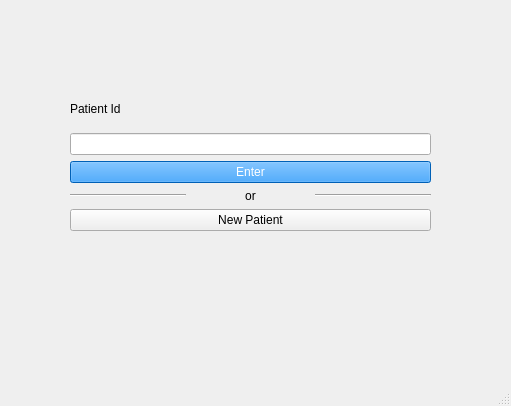
<?xml version="1.0" encoding="UTF-8"?>
<ui version="4.0">
 <class>MainWindow</class>
 <widget class="QMainWindow" name="MainWindow">
  <property name="geometry">
   <rect>
    <x>0</x>
    <y>0</y>
    <width>511</width>
    <height>406</height>
   </rect>
  </property>
  <property name="windowTitle">
   <string>MainWindow</string>
  </property>
  <widget class="QWidget" name="centralwidget">
   <widget class="QWidget" name="verticalLayoutWidget">
    <property name="geometry">
     <rect>
      <x>70</x>
      <y>90</y>
      <width>361</width>
      <height>141</height>
     </rect>
    </property>
    <layout class="QVBoxLayout" name="verticalLayout">
     <item>
      <widget class="QLabel" name="label_2">
       <property name="text">
        <string>Patient Id</string>
       </property>
      </widget>
     </item>
     <item>
      <widget class="QLineEdit" name="lineEdit"/>
     </item>
     <item>
      <widget class="QPushButton" name="pushButton">
       <property name="cursor">
        <cursorShape>PointingHandCursor</cursorShape>
       </property>
       <property name="styleSheet">
        <string notr="true">background-color: rgb(0, 135, 255);
color: rgb(255, 255, 255);
selection-background-color: rgb(20, 120, 215);</string>
       </property>
       <property name="text">
        <string>Enter</string>
       </property>
      </widget>
     </item>
     <item>
      <layout class="QHBoxLayout" name="horizontalLayout">
       <item>
        <widget class="Line" name="line_2">
         <property name="orientation">
          <enum>Qt::Horizontal</enum>
         </property>
        </widget>
       </item>
       <item>
        <layout class="QHBoxLayout" name="horizontalLayout_2">
         <item>
          <widget class="QLabel" name="label">
           <property name="text">
            <string>or</string>
           </property>
           <property name="alignment">
            <set>Qt::AlignCenter</set>
           </property>
          </widget>
         </item>
        </layout>
       </item>
       <item>
        <widget class="Line" name="line">
         <property name="orientation">
          <enum>Qt::Horizontal</enum>
         </property>
        </widget>
       </item>
      </layout>
     </item>
     <item>
      <widget class="QPushButton" name="pushButton_2">
       <property name="text">
        <string>New Patient</string>
       </property>
      </widget>
     </item>
    </layout>
   </widget>
  </widget>
  <widget class="QMenuBar" name="menubar">
   <property name="geometry">
    <rect>
     <x>0</x>
     <y>0</y>
     <width>511</width>
     <height>21</height>
    </rect>
   </property>
  </widget>
  <widget class="QStatusBar" name="statusbar"/>
 </widget>
 <resources/>
 <connections/>
</ui>
